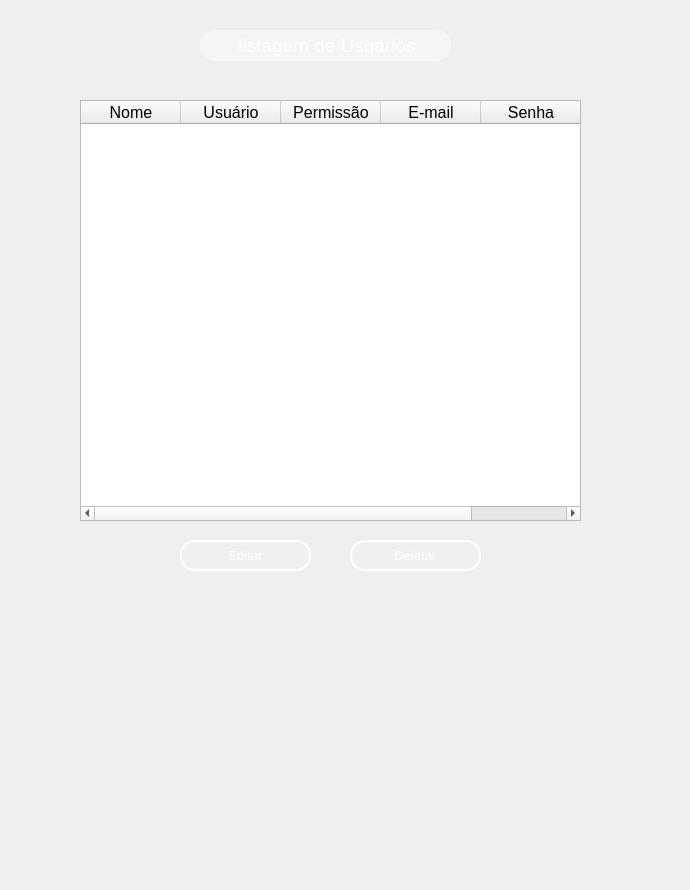
     <widget class="QWidget" name="page_3">
      <widget class="QLabel" name="label_45">
       <property name="geometry">
        <rect>
         <x>200</x>
         <y>30</y>
         <width>251</width>
         <height>31</height>
        </rect>
       </property>
       <property name="styleSheet">
        <string notr="true">QWidget {
    background-color: rgba(255, 255, 255, 90); /* 20% de opacidade */
    border-radius: 15px;
    border: 1px solid rgba(255, 255, 255, 100);
    backdrop-filter: blur(10px);
    /* Sombra inicial sutil nas laterais */
    box-shadow: 0 0 5px rgba(255, 255, 255, 50);
    /* Transição suave para sombra e fundo */
    transition: box-shadow 0.5s ease, background-color 0.5s ease, border 0.5s ease;
}

QWidget:hover {
    background-color: rgba(255, 255, 255, 110); /* Aumenta o brilho */
    border: 1px solid rgba(255, 255, 255, 130);
    /* Sombra mais intensa nas laterais, simulando brilho em movimento */
    box-shadow: 10px 0 15px rgba(255, 255, 255, 100), 
                -10px 0 15px rgba(255, 255, 255, 100);
}</string>
       </property>
       <property name="text">
        <string>&lt;html&gt;&lt;head/&gt;&lt;body&gt;&lt;p align=&quot;center&quot;&gt;&lt;span style=&quot; font-size:14pt; color:#ffffff;&quot;&gt;listagem de Usuarios&lt;/span&gt;&lt;/p&gt;&lt;/body&gt;&lt;/html&gt;</string>
       </property>
      </widget>
      <widget class="QWidget" name="widget_18" native="true">
       <property name="geometry">
        <rect>
         <x>-10</x>
         <y>-120</y>
         <width>681</width>
         <height>881</height>
        </rect>
       </property>
       <property name="styleSheet">
        <string notr="true">QWidget {
    background: qradialgradient(
        cx: 0.5, cy: 0.2, radius: 0.8,
        fx: 0.5, fy: 0.2,
        stop: 0 #7FA3A6,  /* Brilho no topo (mais suave) */
        stop: 0.4 #4E7580, /* Azul intermediário mais escuro */
        stop: 0.7 #27425A, /* Azul mais escuro na transição */
        stop: 1 #0A1A30   /* Azul bem escuro na parte inferior */
    );
}
</string>
       </property>
      </widget>
      <widget class="QTableWidget" name="tableWidget_5">
       <property name="geometry">
        <rect>
         <x>80</x>
         <y>100</y>
         <width>501</width>
         <height>421</height>
        </rect>
       </property>
       <property name="font">
        <font>
         <family>MS Shell Dlg 2</family>
         <pointsize>12</pointsize>
        </font>
       </property>
       <column>
        <property name="text">
         <string>Nome</string>
        </property>
       </column>
       <column>
        <property name="text">
         <string>Usuário</string>
        </property>
       </column>
       <column>
        <property name="text">
         <string>Permissão</string>
        </property>
       </column>
       <column>
        <property name="text">
         <string>E-mail</string>
        </property>
       </column>
       <column>
        <property name="text">
         <string>Senha</string>
        </property>
       </column>
      </widget>
      <widget class="QPushButton" name="editButton_3">
       <property name="geometry">
        <rect>
         <x>180</x>
         <y>540</y>
         <width>131</width>
         <height>31</height>
        </rect>
       </property>
       <property name="font">
        <font>
         <pointsize>10</pointsize>
        </font>
       </property>
       <property name="styleSheet">
        <string notr="true">QPushButton {
    background-color: rgba(255, 255, 255, 0.5);
    border: 5px solid rgba(255, 255, 255, 0.3); /* Borda branca translúcida */
    color: #333333; /* Texto totalmente opaco */
}

QPushButton:hover {
    background-color: rgba(207, 216, 220, 100);
    border-color:rgba(255, 255, 255,255);
    
}

QPushButton:pressed {
    background-color: #A0B2C8; /* Azul acinzentado */
border-color: #003366; /* Azul escuro */
color: #003366;
}
 QPushButton{border: 2px solid rgba(255, 255, 255, 200);
    border-radius: 15px;
    background-color: rgba(0, 0, 0, 0); /* Totalmente transparente */
    
    /* Espaçamento interno */
    padding: 5px 15px;
    
    /* Cor do texto */
    color: white;
    
    /* Melhora a renderização */
    background-clip: padding-box;
}

/* Efeito ao focar */
QPushButton {
    border: 2px solid rgba(255, 255, 255, 255);
    background-color: rgba(255, 255, 255, 20);
}</string>
       </property>
       <property name="text">
        <string>Editar</string>
       </property>
      </widget>
      <widget class="QPushButton" name="dellButton_2">
       <property name="geometry">
        <rect>
         <x>350</x>
         <y>540</y>
         <width>131</width>
         <height>31</height>
        </rect>
       </property>
       <property name="font">
        <font>
         <pointsize>10</pointsize>
        </font>
       </property>
       <property name="styleSheet">
        <string notr="true">QPushButton {
    background-color: rgba(255, 255, 255, 0.5);
    border: 5px solid rgba(255, 255, 255, 0.3); /* Borda branca translúcida */
    color: #333333; /* Texto totalmente opaco */
}

QPushButton:hover {
    background-color: rgba(207, 216, 220, 100);
    border-color:rgba(255, 255, 255,255);
    
}

QPushButton:pressed {
    background-color: #A0B2C8; /* Azul acinzentado */
border-color: #003366; /* Azul escuro */
color: #003366;
}
 QPushButton{border: 2px solid rgba(255, 255, 255, 200);
    border-radius: 15px;
    background-color: rgba(0, 0, 0, 0); /* Totalmente transparente */
    
    /* Espaçamento interno */
    padding: 5px 15px;
    
    /* Cor do texto */
    color: white;
    
    /* Melhora a renderização */
    background-clip: padding-box;
}

/* Efeito ao focar */
QPushButton {
    border: 2px solid rgba(255, 255, 255, 255);
    background-color: rgba(255, 255, 255, 20);
}</string>
       </property>
       <property name="text">
        <string>Deletar</string>
       </property>
      </widget>
      <zorder>widget_18</zorder>
      <zorder>label_45</zorder>
      <zorder>tableWidget_5</zorder>
      <zorder>editButton_3</zorder>
      <zorder>dellButton_2</zorder>
     </widget>
